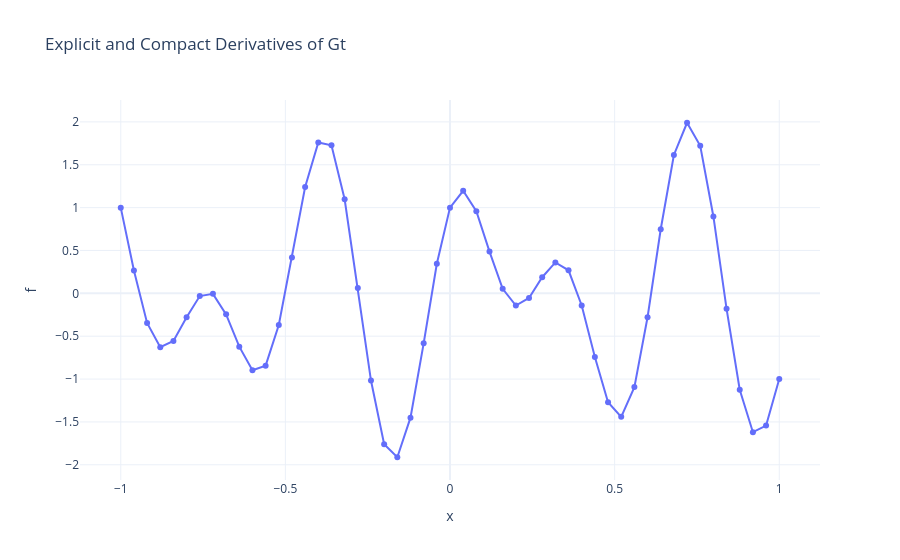

Notebook cell for this chart:
### Code cell
# our custom event handler
def update_trace(trace, points, selector):
    # this list stores the points which were clicked on
    # in all but one trace they are empty
    if len(points.point_inds) == 0:
        return          
    for i,_ in enumerate(fig.data):
        fig.data[i]['line']['width'] = default_linewidth + highlighted_linewidth_delta * (i == points.trace_index)

default_linewidth = 2
highlighted_linewidth_delta = 2

fig = go.Figure()
fig.add_trace(go.Scatter(x=xlist[0], y=flist[0], name="func", mode="lines+markers",hoverinfo='skip'))

# we need to add the on_click event to each trace separately       
for i in range( len(fig.data) ):
    fig.data[i].on_click(update_trace)

# Layout with log scale option
fig.update_layout(
    title='Explicit and Compact Derivatives of Gt',
    xaxis=dict(title='x', type='linear'),  # use 'log' for log scale
    yaxis=dict(title='f'),
    #xaxis_range=[0,1],
    #yaxis_range=[-2.5,2.5],
    hovermode='x',
    template='plotly_white'
)

fig.show()

### Figure 1 — Plotly figure (JSON) as saved in the notebook; plotly's stock layout.template omitted (floating-point values rounded to 4 significant figures)
{"data": [{"hoverinfo": "skip", "mode": "lines+markers", "name": "func", "type": "scatter", "x": [-1, -0.96, -0.92, -0.88, -0.84, -0.8, -0.76, -0.72, -0.68, -0.64, -0.6, -0.56, -0.52, -0.48, -0.44, -0.4, -0.36, -0.32, -0.28, -0.24, -0.2, -0.16, -0.12, -0.08, -0.04, 0, 0.04, 0.08, 0.12, 0.16, 0.2, 0.24, 0.28, 0.32, 0.36, 0.4, 0.44, 0.48, 0.52, 0.56, 0.6, 0.64, 0.68, 0.72, 0.76, 0.8, 0.84, 0.88, 0.92, 0.96, 1], "y": [1.0, 0.2674, -0.3449, -0.6276, -0.5555, -0.2788, -0.03198, -0.005912, -0.2452, -0.6218, -0.8968, -0.8432, -0.369, 0.4185, 1.241, 1.76, 1.727, 1.097, 0.06254, -1.018, -1.76, -1.912, -1.45, -0.5831, 0.3447, 1, 1.196, 0.9579, 0.4868, 0.05251, -0.142, -0.05407, 0.1881, 0.3608, 0.2691, -0.142, -0.7434, -1.27, -1.441, -1.094, -0.2788, 0.7473, 1.614, 1.99, 1.721, 0.8968, -0.1807, -1.125, -1.62, -1.542, -1.0]}], "layout": {"hovermode": "x", "title": {"text": "Explicit and Compact Derivatives of Gt"}, "xaxis": {"title": {"text": "x"}, "type": "linear"}, "yaxis": {"title": {"text": "f"}}}}
